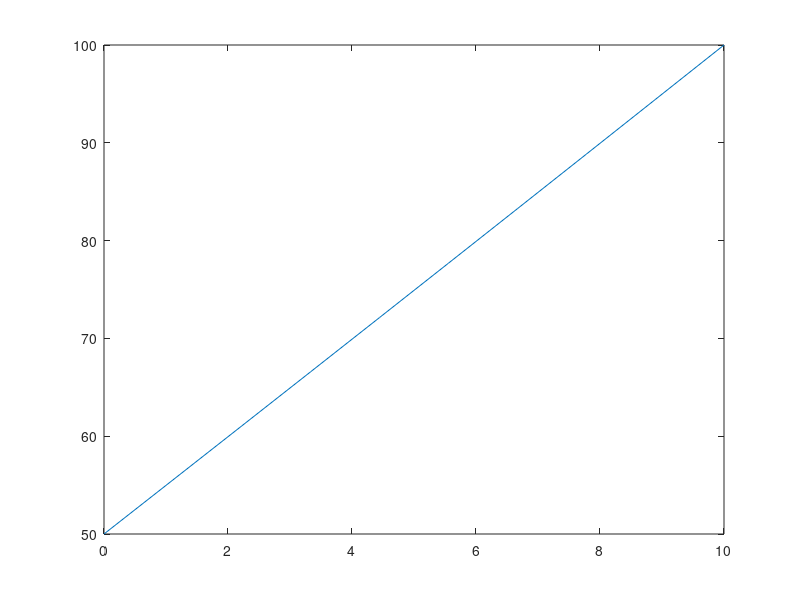

MATLAB code for this plot:
%initailization
l=10;                            %Length 
nG=10;                           %Number of Grid Points 
a=0.05;                          %Value of constant(alpha)
x=l/nG;                          %Space interval value
t=10;                            %Time interval duration 
nT=100;                          %Number of Time Intervals 
BC1=50;                          %Boundary Condition No. 1
BC2=100;                         %Boundary Condition No. 2

%Modelling Boudary Conditions 
T=ones(nG,1)*BC1;
T(nG)=BC2;

%Calculation
k=a*t/(x^2);    %The constant term
%creating the coefficient matrix CoefM
CoefM=zeros(nG-2,nG-2);

%declaring it as tridiagonal matrix with resp. values
for i=1:nG-2
    for j=1:nG-2
       
        if(j==i)
          CoefM(i,j)=(1+2*k);
        end
        
        if j==(i+1) ||  j==(i-1)
          CoefM(i,j)=-k;
        end
        
    end
end

kM=T(2:nG-1);                       %defining constant matrix having the independant terms
kM(1)=T(2)+k*T(1);                  %updating the first and the last term constant matrix
kM(nG-2)=T(nG-1)+k*T(nG);
X=linspace(0,l,nG);                 %defining the x axis for plotting
for time=1:nT
    SolMat= CoefM\kM;               %solving matrix 
    kM=SolMat;                      %Preparing constant matrix for next iteration
    kM(1)=SolMat(1)+k*T(1);         %changing the first and the last value of constant matrix  
    kM(nG-2)=SolMat(nG-2)+k*T(nG);  %changing the first and the last value of constant matrix
    T(2:nG-1)=SolMat;               %updating the Temperature profile
    
    pause(0.5)                     %plotting the curve
    plot(X,T)
    hold off
end






    
    
    
    